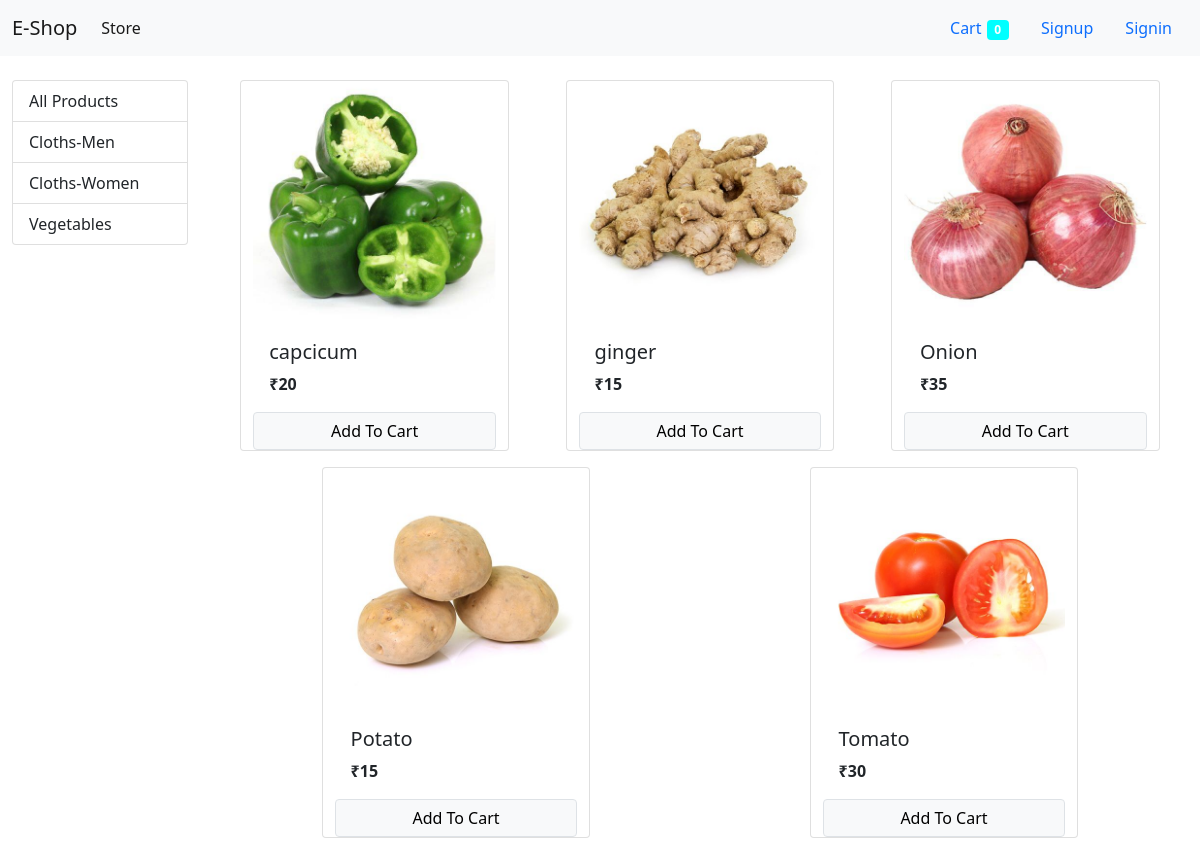
Screenshot of /?category=3 with the database file from the repository.
### store/models.py (models this page shows, shortened)
class Category(models.Model):
    name=models.CharField(max_length=20)

class Product(models.Model):
    name=models.CharField(max_length=50)
    price=models.IntegerField(default=0)
    category=models.ForeignKey(Category,on_delete=models.CASCADE,default=1)
    description=models.CharField(max_length=200,default='',null=True,blank=True)
    image=models.ImageField(upload_to='uploads/products/')

### store/views.py (the view)
# urls.py: path('',views.index,name="index"),
def index(request):
    if request.method == "POST":
        product = request.POST.get('product')
        cart = request.session.get('cart')
        remove=request.POST.get('remove')
        if cart:
            quantity = cart.get(product)
            if quantity:
                if remove:
                    if quantity<=1:
                        cart.pop(product)
                    else:
                        cart[product]=quantity-1
                else:
                    cart[product] = quantity+1
            else:
                cart[product] = 1
        else:
            cart = {}
            cart[product] = 1
        request.session['cart']=cart
        return redirect('index')
    else:
        cart=request.session.get('cart')
        if not cart:
            request.session.cart={}
        categories = Category.objects.all()
        products = None
        categoryID = request.GET.get('category')
        if categoryID:
            products = Product.objects.filter(category=categoryID)
        else:
            products = Product.objects.all()
        return render(request,'index.html',{'products':products,'categories':categories,'uname':request.session.get('username')})

### store/templatetags/cart.py (called while the page is built)
@register.filter(name="is_in_cart")
def is_in_cart(product,cart):
    keys=cart.keys()
    for id in keys:
        if int(id) == product.id:
            return True
    return False

### store/templatetags/currency.py (called while the page is built)
@register.filter(name="currency")
def currency(number):
    return "₹"+str(number)

### store/templates/index.html (shortened to what this page needs)
{% extends 'base.html' %}
{% load currency %}
{% load cart %}
{% block content %}
<div class="container-fluid mt-4"  style="scroll-behavior:auto;z-index:-1;">
  <div class="row">
    <div class="col-lg-2 mx-auto">
      <div class="list-group">
        <a href="/" class="list-group-item list-group-item-action">All Products</a>
      {% for category in categories %}
        <a href="/?category={{category.id}}" class="list-group-item list-group-item-action">{{category.name}}</a>
      {% endfor %}
      </div>
    </div>
  <div id="products" style="z-index:10;" class="col-lg-10">
  <div class="row mx-auto">
  {% for product in products %}
      <div class="card mx-auto mb-3" id="{{product.id}}" style="width: 16.8rem;">
  <img src="{{product.image.url}}" class="card-img-top" alt="...">
  <div class="card-body">
    <h5 class="card-title">{{product.name}}</h5>
      <p class="card-text"><b>{{product.price|currency}}</b></p>
  </div>
        <div class="card-footer-no-gutters p-0">
            {% if product|is_in_cart:request.session.cart %}
                <div class="row ">
                    <form action="/#{{product.id}}" method="post" class="col-2">
                        {% csrf_token %}
                        <input hidden type="text" value="True" name="remove">
                        <input hidden type="text" value="{{product.id}}" name="product">
                        <input type="submit" value=" - " class="btn btn-block btn-light btn-sm">
                    </form>
                  <div class="text-center col">{{product|cart_quantity:request.session.cart}} in cart</div>
                    <form action="/#{{product.id}}" method="post" class="col-2">
                        {% csrf_token %}
                        <input hidden type="text" value="{{product.id}}" name="product">
                        <input type="submit" value=" + " class="btn btn-block btn-light btn-sm">
                    </form>
                </div>
            {% else %}
                <form action="/#{{product.id}}" method="POST" class="btn-block">
                    <input type="submit" value="Add To Cart" class="float-right btn btn-light border form-control">
                </form>
            {% endif %}
        </div>
</div>
{% endfor %}
  </div>
  </div>
  </div>
</div>
{% endblock %}

### rows the page displays
Category: name "Cloths-Men"
Category: name "Cloths-Women"
Category: name "Vegetables"
Product: image (picture), name "capcicum", price "₹20"
Product: image (picture), name "ginger", price "₹15"
Product: image (picture), name "Onion", price "₹35"
Product: image (picture), name "Potato", price "₹15"
Product: image (picture), name "Tomato", price "₹30"

### other values shown
{{ request.session.cart.keys|length }} "0"
